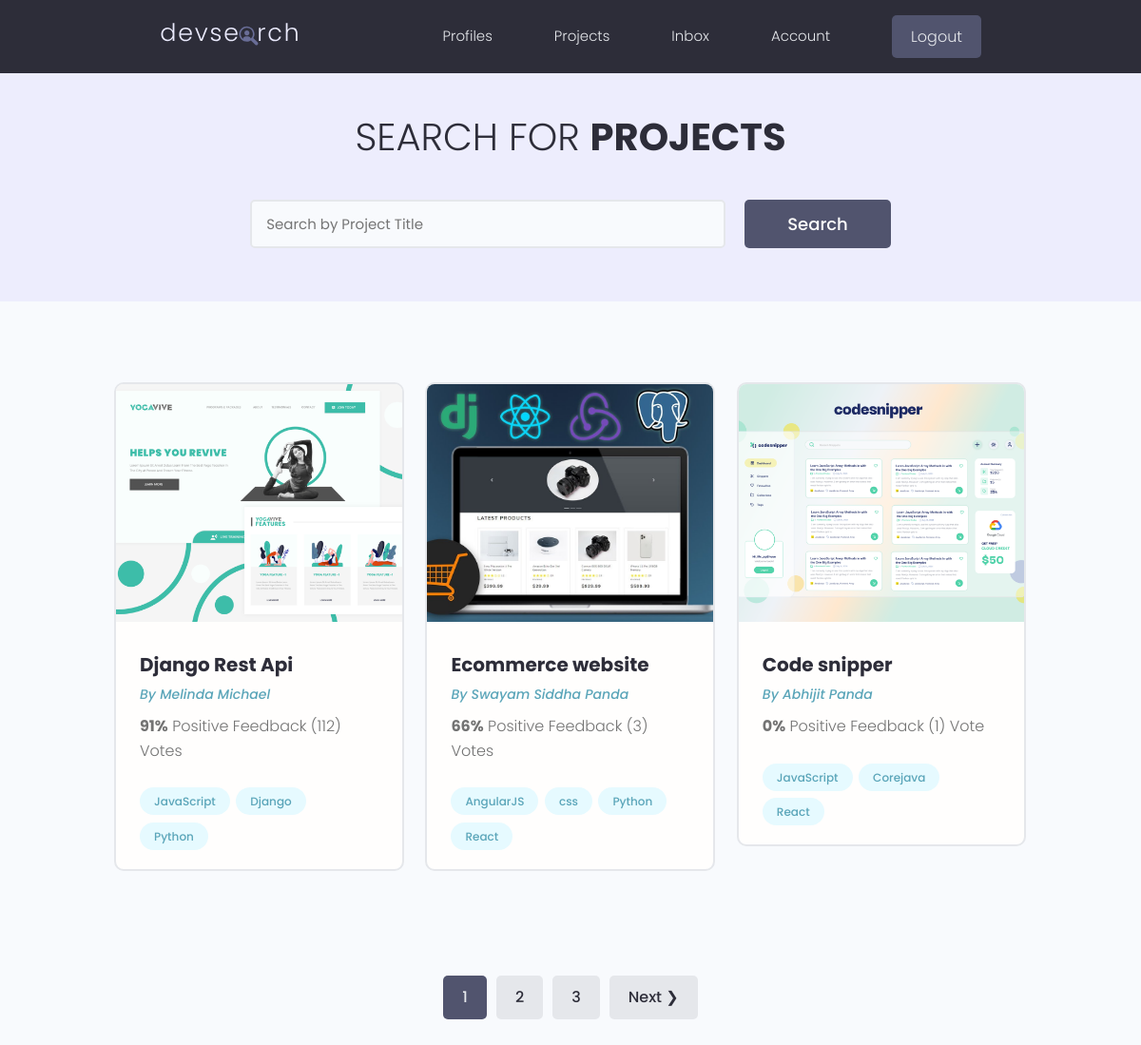
Page /projects/ (signed in) on the committed database.
### projects/models.py (models this page shows, shortened)
class Project(models.Model):
    owner = models.ForeignKey(
        Profile, blank=True, null=True, on_delete=models.SET_NULL)
    title = models.CharField(max_length=200)
    description = models.TextField(null=True, blank=True)
    featured_image = models.ImageField(
        null=True, blank=True, default="defaut.jpg")
    demo_link = models.CharField(max_length=2000, null=True, blank=True)
    source_link = models.CharField(max_length=2000, null=True, blank=True)
    tags = models.ManyToManyField('Tag', blank=True)
    vote_total = models.IntegerField(default=0, blank=True, null=True)
    vote_ratio = models.IntegerField(default=0, blank=True, null=True)
    created = models.DateTimeField(auto_now_add=True)
    id = models.UUIDField(default=uuid.uuid4, unique=True,
                          primary_key=True, editable=False)
    class Meta:
        ordering = ['-vote_ratio', '-vote_total', 'title']

class Tag(models.Model):
    name = models.CharField(max_length=200)
    created = models.DateTimeField(auto_now_add=True)
    id = models.UUIDField(default=uuid.uuid4, unique=True,
                          primary_key=True, editable=False)
    def __str__(self):
        return self.name

### users/models.py (models this page shows, shortened)
class Profile(models.Model):
    user = models.OneToOneField(
        User, on_delete=models.CASCADE, null=True, blank=True)
    name = models.CharField(max_length=200, null=True, blank=True)
    email = models.EmailField(max_length=500, blank=True, null=True)
    username = models.CharField(max_length=200, blank=True, null=True)
    location = models.CharField(max_length=200, blank=True, null=True)
    short_intro = models.CharField(max_length=200, blank=True, null=True)
    bio = models.TextField(blank=True, null=True)
    profile_image = models.ImageField(
        null=True, blank=True, upload_to='profiles/', default="profiles/user-default.png")
    social_github = models.CharField(max_length=200, blank=True, null=True)
    social_twitter = models.CharField(max_length=200, blank=True, null=True)
    social_linkedin = models.CharField(max_length=200, blank=True, null=True)
    social_youtube = models.CharField(max_length=200, blank=True, null=True)
    social_website = models.CharField(max_length=200, blank=True, null=True)
    created = models.DateTimeField(auto_now_add=True)
    id = models.UUIDField(default=uuid.uuid4, unique=True,
                          primary_key=True, editable=False)
    class Meta:
        ordering = ['created']

### projects/views.py (the view)
# urls.py: path('projects/', views.getProjects),
def projects(request):
    projects, search_query = searchProjects(request)
    custom_range, projects = paginateProjects(request, projects, 3)
    context = {'projects': projects,
               'search_query': search_query, 'custom_range': custom_range}
    return render(request, 'projects/projects.html', context)

### projects/utils.py (called while the page is built)
def paginateProjects(request, projects, results):
    page = request.GET.get('page')
    paginator = Paginator(projects, results)
    try:
        projects = paginator.page(page)
    except PageNotAnInteger:
        page = 1
        projects = paginator.page(page)
    except EmptyPage:
        page = paginator.num_pages
        projects = paginator.page(page)
    leftIndex = (int(page) - 4)
    if leftIndex < 1:
        leftIndex = 1
    rightIndex = (int(page) + 5)
    if rightIndex > paginator.num_pages:
        rightIndex = paginator.num_pages + 1
    custom_range = range(leftIndex, rightIndex)
    return custom_range, projects

def searchProjects(request):
    search_query = ''
    if request.GET.get('search_query'):
        search_query = request.GET.get('search_query')
    tags = Tag.objects.filter(name__icontains=search_query)
    projects = Project.objects.distinct().filter(
        Q(title__icontains=search_query) |
        Q(description__icontains=search_query) |
        Q(owner__name__icontains=search_query) |
        Q(tags__in=tags)
    )
    return projects, search_query

### projects/templates/projects/projects.html (shortened to what this page needs)
{% extends 'main.html' %}
{% block content %}
 <main class="projects">
    <section class="hero-section text-center">
      <div class="container container--narrow">
        <div class="hero-section__box">
          <h2>Search for <span>Projects</span></h2>
        </div>
        <div class="hero-section__search">
          <form id="searchForm" class="form" action="{% url 'projects' %}" method="get">
            <div class="form__field">
              <input class="input input--text" id="formInput#search" type="text" name="search_query"
                placeholder="Search by Project Title" value="{{search_query}}" />
            </div>
            <input class="btn btn--sub btn--lg" type="submit" value="Search" />
          </form>
        </div>
      </div>
    </section>
    <section class="projectsList">
      <div class="container">
        <div class="grid grid--three">
            {% for project in projects %}
          <div class="column">
            <div class="card project">
              <a href="{% url 'project' project.id %}" class="project">
                <img class="project__thumbnail" src="{{project.featured_image.url}}" alt="project thumbnail" />
                <div class="card__body">
                  <h3 class="project__title">{{project.title}}</h3>
                  <p><a class="project__author" href="{% url 'user-profile' project.owner.id %}">By
                          {{project.owner.name}}</a>
                  </p>
                  <p class="project--rating">
                      <span style="font-weight: bold;">{{project.vote_ratio}}%</span> Positive
                      Feedback ({{project.vote_total}}) Vote{{project.vote_total|pluralize:"s"}}
                  </p>
                  <div class="project__tags">
                      {% for tag in project.tags.all %}
                      <span class="tag tag--pill tag--main">
                          <small>{{tag}}</small>
                      </span>
                      {% endfor %}
                  </div>
              </div>
          </a>
      </div>
  </div>
  {% endfor %}
</div>
</div>
</section>
{% include 'pagination.html' with queryset=projects custom_range=custom_range %}
</main>
{% endblock %}

### static/styles/app.css (style rules this page uses)
:root { --color-sub: #2d2d39; }
.btn--sub { background-color: var(--color-sub-light); }
.card { border: 2px solid var(--color-light); }
img { width: 100%; }
.hero-section { height: 40vh; display: flex; align-items: center; background-color: var(--color-sub); }
.hero-section__box { margin-bottom: 4rem; }
.hero-section__box > h2, .hero-section__box > h2 > span { font-size: 4rem; color: var(--color-light); line-height: 1.3; text-transform: uppercase; }
.hero-section__box > h2 { font-weight: 300; }
.hero-section__box > h2 > span { font-weight: 700; }
.hero-section__search > .form { display: flex; align-items: center; justify-content: center; gap: 2rem; }
.hero-section__search > .form input.input--text { width: 50rem; }
.project__author { font-size: 1.4rem; font-style: italic; }
.project--rating { margin-bottom: 1.6em; margin-top: .5em; }
.projects > .hero-section { background: var(--color-sub-lighter); height: 30vh; }
.projects .hero-section__box { margin-bottom: 2.5rem; }
.projects .hero-section__box > h2 { color: var(--color-sub); }
.projects .hero-section__box > h2 > span { font-weight: 700; color: var(--color-sub); }
.projectsList { margin-top: 8rem; }
.project__thumbnail { height: 25rem; object-fit: cover; object-position: top center; }
.project__title { font-size: 2rem; font-weight: 700; color: var(--color-sub); }

### static/uikit/styles/modules/_variables.css (style rules this page uses)
:root { --color-main: #5aa5b9; --color-main-light: #e6faff; --color-sub: #3f4156; --color-sub-light: #51546e; --color-sub-lighter: #ededfd; --color-text: #737373; --color-gray: #8b8b8b; --color-light: #e5e7eb; --color-light-gray: #767676; --color-bg: #f8fafd; --color-white: #fffefd; --color-white-light: #f3f3f3; --color-success: #359e64; --color-success-bg: #def8e8; --color-error: #fc4b0b; --color-error-bg: #fff2ee; --font-base: 'Poppins', arial, helvetica, 'Segoe UI', roboto, ubuntu, sans-serif; --font-monospace: 'Fira Code', 'Courier New', courier, monospace; --font-regular: 300; --font-medium: 500; --font-bold: 700; --generic-shadow: 1px 1px 5px #00000010; --generic-transition: all 0.3s ease-in-out; }

### static/uikit/styles/modules/_base.css (style rules this page uses)
* { margin: 0; padding: 0; box-sizing: border-box; text-rendering: optimizeLegibility; color: inherit; font-size: inherit; }
html { font-size: 50%; }
@media only screen and (min-width: 480px) { html { font-size: 56.25%; } }
@media only screen and (min-width: 1200px) { html { font-size: 62.5%; } }
body { line-height: 1.6; font-weight: 400; font-size: 1.5rem; color: var(--color-text); background-color: var(--color-bg); min-height: 100vh; }

### static/uikit/styles/modules/_typography.css (style rules this page uses)
* { font-family: var(--font-base); }
h2 { font-size: 3.6rem; font-weight: var(--font-bold); }
h3 { font-size: 3.2rem; font-weight: var(--font-medium); }
p, span, strong { font-size: 1.6rem; color: var(--color-text); font-weight: var(--font-regular); }
a { padding-bottom: 2px; text-decoration: none; display: inline-block; color: var(--color-main); font-weight: var(--font-medium); }

### static/uikit/styles/modules/_utilities.css (style rules this page uses)
.container { width: 92%; max-width: 165rem; margin: 0 auto; box-sizing: border-box; }
.container--narrow { width: 92%; max-width: 120rem; }
@media screen and (min-width: 1000px) { .container { width: 90%; } }
@media screen and (min-width: 1000px) { .container--narrow { width: 85%; } }
@media screen and (min-width: 1200px) { .container { width: 80%; } }
@media screen and (min-width: 1200px) { .container--narrow { width: 72%; } }
.text-center { text-align: center; }

### static/uikit/styles/modules/_button.css (style rules this page uses)
.btn { display: inline-block; position: relative; cursor: pointer; background-color: var(--color-light); font-weight: var(--font-medium); color: var(--color-sub); text-decoration: none; padding: 1rem 2rem; border-radius: 0.5rem; border: none; width: -webkit-fit-content; width: -moz-fit-content; width: fit-content; height: -webkit-fit-content; height: -moz-fit-content; height: fit-content; font-size: 1.6rem; outline-width: 0; outline-color: transparent; -webkit-backface-visibility: hidden; backface-visibility: hidden; transition: all 0.3s ease-in-out; }
.btn--sub { background-color: var(--color-sub); color: var(--color-white); }
.btn--lg { font-size: 1.8rem; padding: 1.2rem 4.5rem; }

### static/uikit/styles/modules/_card.css (style rules this page uses)
.card { border-radius: 1rem; background-color: var(--color-white); border: 1.5px solid var(--color-light); width: auto; height: auto; margin-top: 0.5rem; margin-bottom: 0.5rem; overflow: hidden; }
.card__body, .card__header { padding: 2rem 2.5rem; }

### rows in the picture
Project: featured_image (picture), title "Django Rest Api", owner.name "Melinda Michael", vote_ratio "91", vote_total "112"
Tag: name "JavaScript"
Tag: name "Django"
Tag: name "Python"
Project: featured_image (picture), title "Ecommerce website", owner.name "Swayam Siddha Panda", vote_ratio "66", vote_total "3"
Tag: name "AngularJS"
Tag: name "css"
Tag: name "React"
Project: featured_image (picture), title "Code snipper", owner.name "Abhijit Panda", vote_ratio "0", vote_total "1"
Tag: name "Corejava"

### other values in the picture
{{ page }} "1"
{{ page }} "2" "3"
